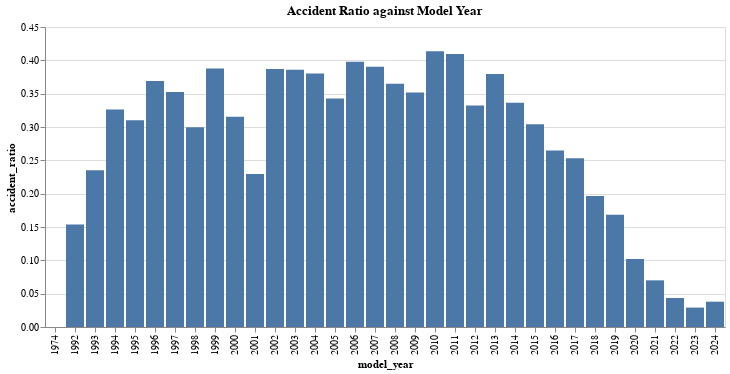

The notebook cell saved with this chart:
### Code cell
alt.Chart(
    ratio_df,
    title='Accident Ratio against Model Year'
).mark_bar().encode(
    x=alt.X('model_year:N'),
    y=alt.Y('accident_ratio:Q'),
    tooltip=[alt.Tooltip('accident_ratio', title='Accident Ratio', format='.3f')]
)

### Figure 1 — Vega-Lite specification as saved in the notebook (floating-point values rounded to 4 significant figures)
{"config": {"view": {"continuousWidth": 300, "continuousHeight": 300}}, "data": {"name": "data-8743c867920d1918b23ec42d07b1b3eb"}, "mark": {"type": "bar"}, "encoding": {"tooltip": [{"field": "accident_ratio", "format": ".3f", "title": "Accident Ratio", "type": "quantitative"}], "x": {"field": "model_year", "type": "nominal"}, "y": {"field": "accident_ratio", "type": "quantitative"}}, "title": "Accident Ratio against Model Year", "$schema": "https://vega.github.io/schema/vega-lite/v5.20.1.json", "datasets": {"data-8743c867920d1918b23ec42d07b1b3eb": [{"model_year": 1974, "accident_ratio": 0.0}, {"model_year": 1992, "accident_ratio": 0.1538}, {"model_year": 1993, "accident_ratio": 0.2353}, {"model_year": 1994, "accident_ratio": 0.3261}, {"model_year": 1995, "accident_ratio": 0.31}, {"model_year": 1996, "accident_ratio": 0.369}, {"model_year": 1997, "accident_ratio": 0.3526}, {"model_year": 1998, "accident_ratio": 0.2997}, {"model_year": 1999, "accident_ratio": 0.3877}, {"model_year": 2000, "accident_ratio": 0.3152}, {"model_year": 2001, "accident_ratio": 0.2294}, {"model_year": 2002, "accident_ratio": 0.3869}, {"model_year": 2003, "accident_ratio": 0.3858}, {"model_year": 2004, "accident_ratio": 0.3803}, {"model_year": 2005, "accident_ratio": 0.3429}, {"model_year": 2006, "accident_ratio": 0.398}, {"model_year": 2007, "accident_ratio": 0.3903}, {"model_year": 2008, "accident_ratio": 0.365}, {"model_year": 2009, "accident_ratio": 0.3519}, {"model_year": 2010, "accident_ratio": 0.4137}, {"model_year": 2011, "accident_ratio": 0.4096}, {"model_year": 2012, "accident_ratio": 0.3321}, {"model_year": 2013, "accident_ratio": 0.3795}, {"model_year": 2014, "accident_ratio": 0.3364}, {"model_year": 2015, "accident_ratio": 0.3043}, {"model_year": 2016, "accident_ratio": 0.2648}, {"model_year": 2017, "accident_ratio": 0.2533}, {"model_year": 2018, "accident_ratio": 0.1964}, {"model_year": 2019, "accident_ratio": 0.1684}, {"model_year": 2020, "accident_ratio": 0.1021}, {"model_year": 2021, "accident_ratio": 0.07001}, {"model_year": 2022, "accident_ratio": 0.04349}, {"model_year": 2023, "accident_ratio": 0.02912}, {"model_year": 2024, "accident_ratio": 0.03797}]}}
